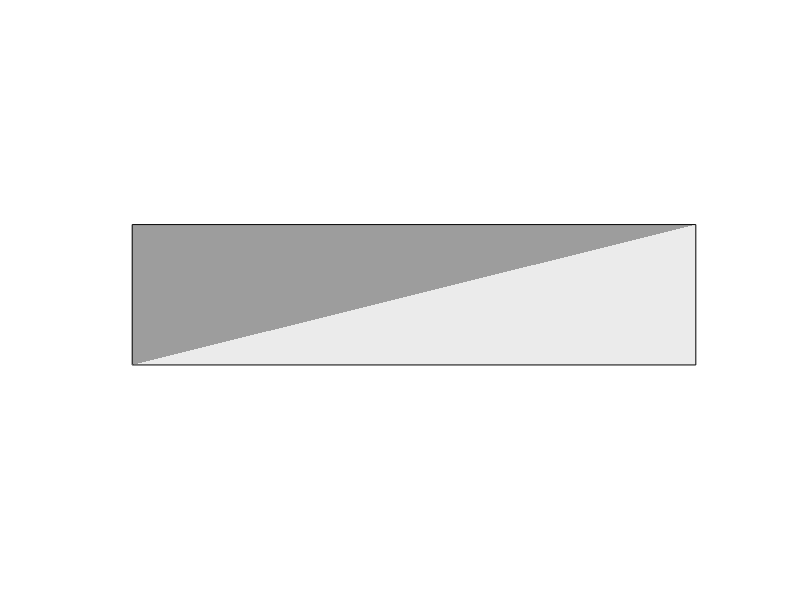

This figure's MATLAB source: (Note: this script raises an error after producing the figure.)
%% Pendulum

DE2 = @(x,t,g,L) [x(2); -g/L * sin(x(1))];

L0 = 1; % length of first pendulum
n = 16; % num pendulums
R = 51; % decay rate of pendulum length
g = 9.81; % gravity

IC = [pi/6, 0]; % initial angle and time

for i = 1:n

    L = L0 * (R/(R+i-1)).^2;

    [t,x] = ode45(@(t,x) DE2(x,t,g,L), 0:0.05:120, IC);

    angles = x(:,1);

    Y(:,i) = -L .* cos(angles);
    X(:,i) = L .* sin(angles);

end

h = figure; hold on;
view([-90 -5]); camlight; axis off vis3d
xlim([0 1.2]); ylim([-1.1 1.1]); zlim([-1.1 0]);

% background
patch([1.1 1.1 1.1 1.1], [-1 1 1 -1], [0 0 -1 -1], [0.5 0.5 0.5]);

% colormap
CL = parula(n);
CL = flip(CL, 1);

% preallocate graphics objects
lines = {};
markers = {};
for t = 1:1
    for i = 1:n
        lines{i} = plot3([i i]./n, [0 X(t,i)], [0 Y(t,i)], "-", Color=[0.8 0.8 0.8], MarkerSize=20);
        markers{i} = plot3(i./n, X(t,i), Y(t,i), ".", Color=CL(i,:), MarkerSize=20);
    end
end

% update only Y data and Z data then write to gif

filename = "Pendulum.gif";

if isfile(filename)
    delete(filename)
end

for t = 1:height(X)

    for i = 1:n
        lines{i}.YData = [0 X(t,i)];
        lines{i}.ZData = [0 Y(t,i)];

        markers{i}.YData = X(t,i);
        markers{i}.ZData = Y(t,i);
    end

    drawnow

    frame = getframe(h);
    im = frame2im(frame);
    [imind, cm] = rgb2ind(im, 256);

    if t == 1
        imwrite(imind, cm, filename, 'gif', ...
            'LoopCount', inf, ...
            'DelayTime', 0.02);
    else
        imwrite(imind, cm, filename, 'gif', ...
            'WriteMode', 'append', ...
            'DelayTime', 0.02);
    end

end
